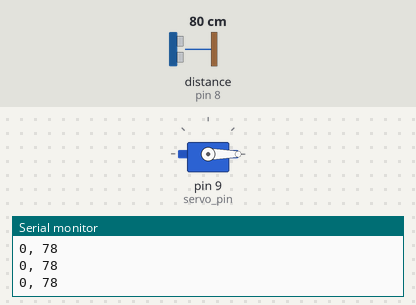
Recording of a sketch running on a simulated Arduino Uno, built with avr-gcc and run on an emulated ATmega328P. Shown: servo, the last lines printed to the serial monitor. Wiring (inferred from the names in the program): ultrasonic range finder: trigger pin 7; echo pin 8. The test bench sets the inputs (shaded band); at power-on: distance to the obstacle (sensor on pin 8) 80 cm. The echo pulse lasts 58.3 µs per cm.

Above: at 1.2 s.
1.3 s: distance to the obstacle (sensor on pin 8) set to 55 cm
4.3 s: distance to the obstacle (sensor on pin 8) set to 46 cm
At 5.9 s:
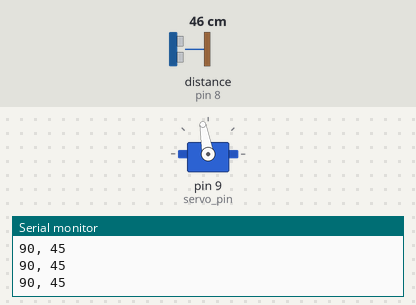
7.3 s: distance to the obstacle (sensor on pin 8) set to 299 cm
At 9.0 s:
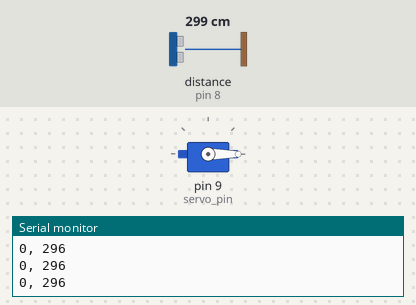
10.3 s: distance to the obstacle (sensor on pin 8) set to 2 cm
At 11.8 s:
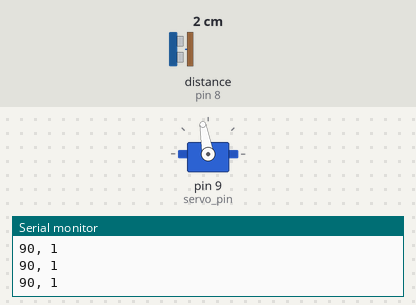
13.3 s: distance to the obstacle (sensor on pin 8) set to 60 cm
At 14.8 s:
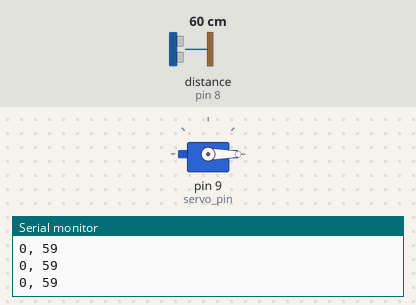
Timing chart, 0 to 16.3 s (numbered marks = the images above; inputs shaded):
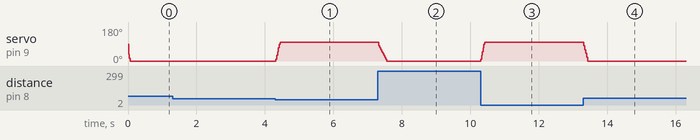

Measured:
- the behaviour switches between 52 and 51 cm on distance to the obstacle (sensor on pin 8) (found by bisection; images 0 and 1)
- after the input at 4.3 s, servo on pin 9 (servo_pin): 0° → 100° at once
- after the input at 7.3 s, servo on pin 9 (servo_pin): moves from 100° to 0° over 0.23 s, starting at once
- after the input at 10.3 s, servo on pin 9 (servo_pin): 0° → 100° at once
- after the input at 13.3 s, servo on pin 9 (servo_pin): 100° → 0° at once

The sketch:

Sonar_laser.ino
```cpp
// this constant won't change. It's the pin number of the sensor's output:
#include <Servo.h>;
int x = 45;
int servo_num;
Servo Servo1;
int servo_pin = 9;
int pos = 0;
int speed;

const int trigPin = 7;
const int echoPin = 8;

void setup() {
  // initialize serial communication:
  Serial.begin(9600);
  pinMode(trigPin, OUTPUT);
  pinMode(echoPin, INPUT);

  Servo1.attach(servo_pin);

}

void loop() {
  // establish variables for duration of the ping, and the distance result
  // in inches and centimeters:
  long duration, inches, cm;

  // The PING))) is triggered by a HIGH pulse of 2 or more microseconds.
  // Give a short LOW pulse beforehand to ensure a clean HIGH pulse:
  //pinMode(pingPin, OUTPUT);
  digitalWrite(trigPin, LOW);
  delayMicroseconds(2);
  digitalWrite(trigPin, HIGH);
  delayMicroseconds(10);
  digitalWrite(trigPin, LOW);

  // The same pin is used to read the signal from the PING))): a HIGH pulse
  // whose duration is the time (in microseconds) from the sending of the ping
  // to the reception of its echo off of an object.
  //pinMode(pingPin, INPUT);
  duration = pulseIn(echoPin, HIGH);

  // convert the time into a distance
  inches = microsecondsToInches(duration);
  cm = microsecondsToCentimeters(duration);

  int distance;
  distance = duration * 0.034/2;


  // Serial.print(inches);
  // Serial.print("in, ");
  // Serial.print(cm);
  // Serial.print("cm");
  // Serial.println();

  Serial.print(x);
  Serial.print(", ");
  Serial.println(distance);

  if(inches < 20){
    x += 10;
    Servo1.write(x);
  }
  else if(inches >= 20){
    x -= 10;
    Servo1.write(x);
  }
  if(x > 90){
    x = 90;
  }
  else if(x < 0){
    x = 0;
  }
  delay(10);
}

long microsecondsToInches(long microseconds) {
  // According to Parallax's datasheet for the PING))), there are 73.746
  // microseconds per inch (i.e. sound travels at 1130 feet per second).
  // This gives the distance travelled by the ping, outbound and return,
  // so we divide by 2 to get the distance of the obstacle.
  // See: https://www.parallax.com/package/ping-ultrasonic-distance-sensor-downloads/
  return microseconds / 74 / 2;
}

long microsecondsToCentimeters(long microseconds) {
  // The speed of sound is 340 m/s or 29 microseconds per centimeter.
  // The ping travels out and back, so to find the distance of the object we
  // take half of the distance travelled.
  return microseconds / 29 / 2;
}
```
